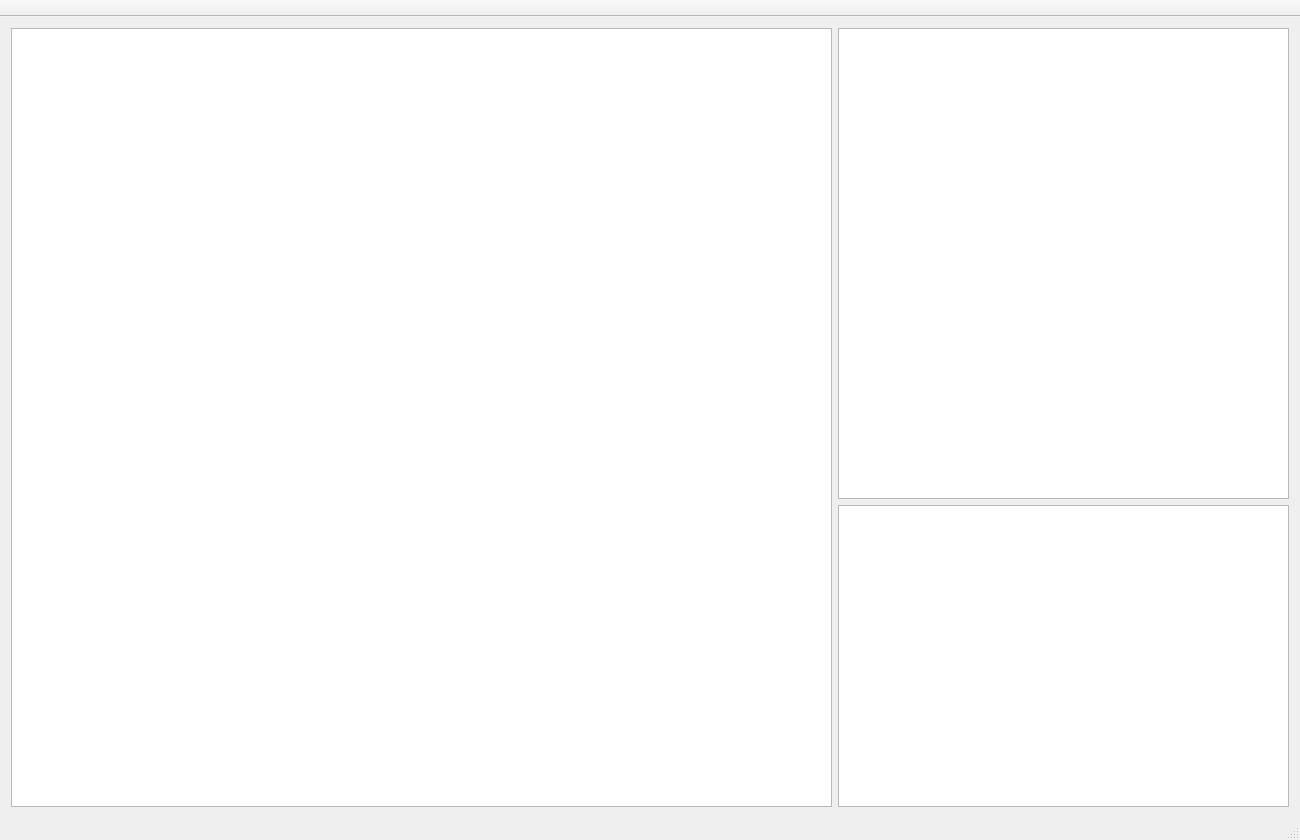
<?xml version="1.0" encoding="UTF-8"?>
<ui version="4.0">
 <class>MainWindow</class>
 <widget class="QMainWindow" name="MainWindow">
  <property name="geometry">
   <rect>
    <x>0</x>
    <y>0</y>
    <width>1300</width>
    <height>840</height>
   </rect>
  </property>
  <property name="minimumSize">
   <size>
    <width>1300</width>
    <height>840</height>
   </size>
  </property>
  <property name="font">
   <font>
    <family>Comic Sans MS</family>
   </font>
  </property>
  <property name="windowTitle">
   <string>DFManager</string>
  </property>
  <property name="windowIcon">
   <iconset resource="icons.qrc">
    <normaloff>:/icons/main_icon.png</normaloff>:/icons/main_icon.png</iconset>
  </property>
  <widget class="QWidget" name="centralWidget">
   <property name="minimumSize">
    <size>
     <width>0</width>
     <height>0</height>
    </size>
   </property>
   <layout class="QHBoxLayout" name="horizontalLayout">
    <item>
     <widget class="QTableWidget" name="mainTbl"/>
    </item>
    <item>
     <layout class="QVBoxLayout" name="verticalLayout">
      <item>
       <widget class="QTreeView" name="fileSystemTree">
        <property name="sizePolicy">
         <sizepolicy hsizetype="Fixed" vsizetype="Fixed">
          <horstretch>0</horstretch>
          <verstretch>0</verstretch>
         </sizepolicy>
        </property>
        <property name="minimumSize">
         <size>
          <width>451</width>
          <height>471</height>
         </size>
        </property>
       </widget>
      </item>
      <item>
       <widget class="QTableWidget" name="objInfoTbl">
        <property name="sizePolicy">
         <sizepolicy hsizetype="Fixed" vsizetype="Expanding">
          <horstretch>0</horstretch>
          <verstretch>0</verstretch>
         </sizepolicy>
        </property>
        <property name="minimumSize">
         <size>
          <width>451</width>
          <height>0</height>
         </size>
        </property>
       </widget>
      </item>
     </layout>
    </item>
   </layout>
  </widget>
  <widget class="QToolBar" name="toolBar">
   <property name="minimumSize">
    <size>
     <width>0</width>
     <height>0</height>
    </size>
   </property>
   <property name="movable">
    <bool>false</bool>
   </property>
   <property name="iconSize">
    <size>
     <width>32</width>
     <height>32</height>
    </size>
   </property>
   <attribute name="toolBarArea">
    <enum>TopToolBarArea</enum>
   </attribute>
   <attribute name="toolBarBreak">
    <bool>false</bool>
   </attribute>
  </widget>
  <widget class="QStatusBar" name="statusBar"/>
 </widget>
 <layoutdefault spacing="6" margin="11"/>
 <resources>
  <include location="icons.qrc"/>
 </resources>
 <connections/>
</ui>
